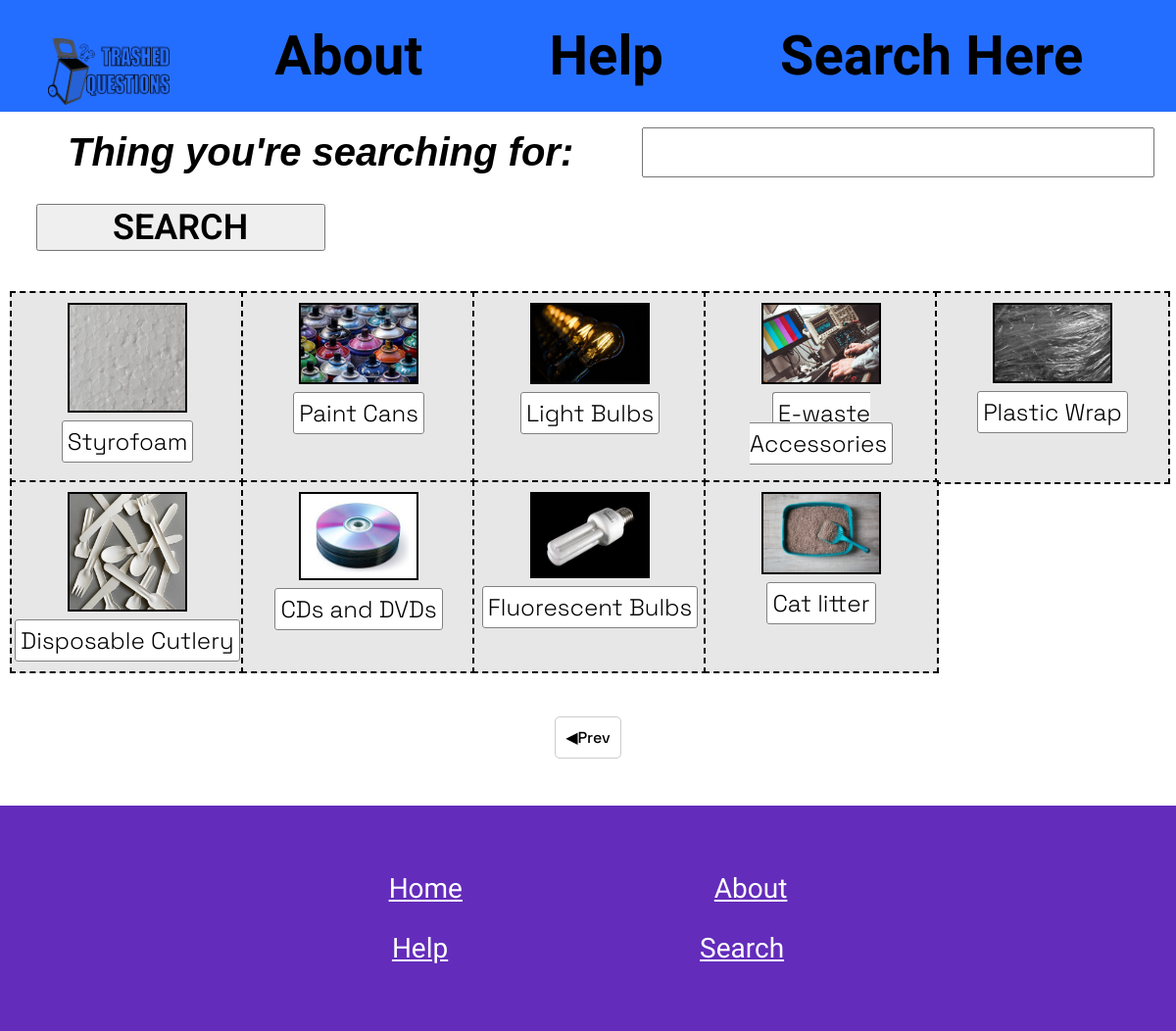
Screenshot of /search/2 with the database file from the repository.
### tables this page shows
CREATE TABLE Trash (id INTEGER PRIMARY KEY AUTOINCREMENT, name TEXT NOT NULL, description TEXT, instructions TEXT, bins INTEGER NOT NULL REFERENCES Bins (id), rrr INTEGER NOT NULL REFERENCES RRR (id), image TEXT);

### Routes.py (the view)
@app.route('/search/<int:id>')
def search(id):
    conn = sqlite3.connect("Webdatabase.db")
    cur = conn.cursor()
    cur.execute("""SELECT id, name, image FROM Trash WHERE id <= ? * 10
                AND id > 10 * (?-1)""", (id, id))
    trashes = cur.fetchall()
    color = DEFAULT
    cur.execute("SELECT id FROM Trash ORDER BY ID DESC")
    max_limit = cur.fetchone()
    hide_next_button = None
    hide_previous_button = None
    next_button = id+1
    previous_button = id-1
    if id >= (max_limit[0]/PAGINATION) + 1:
        return redirect(url_for('homepage'))
    if id > (max_limit[0]/PAGINATION):
        id = max_limit[0]
        next_button = id
        hide_next_button = HIDDEN
    if id <= 0:
        return redirect(url_for('homepage'))
    if id == 1:
        hide_previous_button = HIDDEN
    return render_template('search.html', trashes=trashes, color=color,
                           idp=next_button, idm=previous_button,
                           hideprev=hide_previous_button,
                           hideforw=hide_next_button)

### templates/search.html (shortened to what this page needs)
{% extends 'layout.html' %}
{% block content %}
<form action='/search', method='post' style="margin-bottom: 15px;">
    <label for='searchterm'>Thing you're searching for: </label>
    <input type='text' id='searchterm', name='searchterm'>
    <button type='submit'>SEARCH</button>
</form>
<div class="grid">
{% for trash in trashes %}
    <div class="displaydiv" style="text-align: center;">
        <img class="displayimg" src="/static/images/{{trash[2]}}"/> <br>
        <a class="displaytxt" style="text-align: center;" href="/item/{{trash[0]}}">{{trash[1]}}</a>
    </div>
    {% endfor %}
</div>
<div style="text-align: center;">
    <a class="button"{{hideprev}} href="{{ '/search/%s'%idm }}">◀Prev</a>
</div>
{% endblock %}

### templates/layout.html (shortened to what this page needs)
<!doctype html>
<html>
<head>
    <link rel="stylesheet" href="/static/style.css" />
</head>
<body>
    <nav style="background-color:{{color}}">{% include 'navbar.html' %}</nav>
    <main>{% block content %}{% endblock %}</main>
    <div class="footer">
        <div>
            <p>
                <a class="footertext" href="/">Home</a>
                <a class="footertext" href="/about">About</a>
            </p>
        </div>
        <div>
            <p>
                <a class="footertext" href="/help">Help</a>
                <a class="footertext" href="/search/1">Search</a>
            </p>
        </div>
    </div>
</body>
</html>

### templates/navbar.html
<ul>
    <a href="/"><img src="/static/images/Logo.png" class="logo"></a>
    <li><a href="/about">About</a> </li>
    <li><a href="/help">Help</a></li>
    <li><a href="/search/1">Search Here</a></li>
</ul>

### static/style.css (style rules this page uses)
nav { font-size: 100%; font-weight: bolder; color: white; }
nav ul { list-style-type: none; text-align: center; margin-top: 0px; padding: 2%; }
nav li { display: inline; padding-left: 5%; padding-right: 5%; padding-top:2.6%; padding-bottom: 2.1%; font-size: 350%; font-family: "Staatliches", sans-serif; font-weight: 700; font-style: normal; }
body { margin: 0; padding: 0; }
.footer { display: absolute; left: 0; bottom: 0; width: 100%; background-color: rgb(99, 44, 187); color: white; text-align: center; padding-top: 40px; padding-bottom: 40px; font-size: 100%; font-family: "Staatliches", sans-serif; font-weight: 700; font-style: normal; margin-top: auto; }
.footertext { color: white; text-decoration: underline; margin-left:125px; margin-right:125px; font-family: "Staatliches", sans-serif; font-weight: 400; font-style: normal; font-size: 100%; }
.grid { display:grid; grid-template-columns: 1fr 1fr 1fr 1fr 1fr; grid-template-rows: 1fr 1fr; }
.displayimg { margin-top:10px; width: 50%; border:2px solid #000000; }
.displaytxt { font-family: "Space Grotesk", serif; font-weight: 300; font-style: normal; font-size:150%; border:1px solid #808080; border-radius:3px; padding:5px; background-color: #ffffff; text-align: center; }
.displaydiv { border: 2.5px dashed black; width: 100%; height: 100%; margin-left: auto; margin-right: auto; display:block; background-color: rgb(231, 231, 231); }
p { font-size: 175%; font-family: "Roboto", sans-serif; font-weight: 300; font-style: normal; margin-left: auto; margin-right: auto; display:block; text-align: center; width: 700px; }
label { font-size: 250%; font-family: "Space Grostik", sans-serif; font-weight: 600; font-style: italic; margin-left:5%; }
input { margin-left:5%; font-size: 250%; }
main { margin:10px; }
.button { margin:10px; padding:10px; border:1px solid #ccc; border-radius:5px; font-family: "Space Grotesk", sans-serif; font-weight: 500; font-style: normal; }
a { text-decoration: none; color:black }
main div { margin-bottom:5%; }
.logo { width: 10.75%; height:10.75%; margin-bottom:-2.7%; margin-right: 4%; margin-left: 1%; }
input[type=submit], button[type=submit] { font-family: "Roboto", sans-serif; font-weight: 600; font-style: normal; font-size:225%; width: 25%; margin: 2.25%; }

### rows the page displays
Trash: image (picture), name "Styrofoam"
Trash: image (picture), name "Paint Cans"
Trash: image (picture), name "Light Bulbs"
Trash: image (picture), name "E-waste Accessories"
Trash: image (picture), name "Plastic Wrap"
Trash: image (picture), name "Disposable Cutlery"
Trash: image (picture), name "CDs and DVDs"
Trash: image (picture), name "Fluorescent Bulbs"
Trash: image (picture), name "Cat litter"
